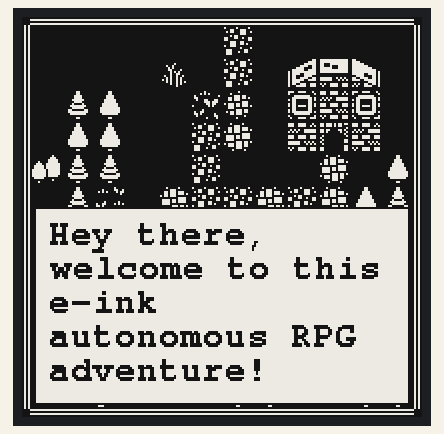
The program below on a simulated ESP32. Parts: 200×200 one-colour display.

Above: at 2.3 s.

The program:

main.cpp
```cpp
#include <Arduino.h>
#include <SPI.h>
#include <GxEPD2_BW.h>
#include <Fonts/FreeMonoBold9pt7b.h>
#include "assets/maps.h"
#include "config.h"
#include "text.h"
#include "tilemap.h"
#include "ui.h"

// Create the display instance - using GxEPD2_154_D67 for 1.54" b/w display (200x200)
// This is for the Waveshare 1.54" V2 black and white e-paper display
GxEPD2_BW<GxEPD2_154_D67, GxEPD2_154_D67::HEIGHT> display(GxEPD2_154_D67(EPD_CS, EPD_DC, EPD_RST, EPD_BUSY));

void setup()
{
  Serial.begin(115200);

  // Initialize SPI with custom pins
  SPI.begin(EPD_SCK, -1, EPD_MOSI, EPD_CS);

  // Initialize the display
  display.init();

  // Clear the display with white background
  display.setFullWindow();
  display.firstPage();
  display.setRotation(3);
  do
  {
    display.fillScreen(GxEPD_WHITE);

    UI_Draw();
    Tilemap_Draw(MAP_HOME_1, GAME_START_X, GAME_START_Y);
    Text_Draw("Hey there, welcome to this e-ink autonomous RPG adventure!");
  } while (display.nextPage());

  // Put the display to sleep to save power
  display.hibernate();
}

void loop()
{
}
```

maps.h
```cpp
#ifndef MAPS_H
#define MAPS_H

const unsigned int MAP_HOME_1[] = {
    1, 1, 1, 1, 1, 1, 3, 1, 1, 1, 1, 1,
    1, 1, 1, 1, 99, 1, 3, 1, 594, 595, 596, 1,
    1, 51, 50, 1, 1, 2, 4, 1, 645, 644, 645, 1,
    1, 50, 50, 1, 1, 3, 5, 1, 644, 642, 644, 1,
    53, 51, 51, 1, 1, 3, 1, 1, 1, 5, 1, 50,
    1, 51, 6, 1, 5, 3, 3, 5, 3, 5, 50, 51,
    1, 1, 1, 1, 3, 344, 1, 1, 1, 1, 50, 50,
    1, 1, 1, 1, 4, 1, 1, 1, 6, 50, 51, 50,
    1, 1, 1, 1, 3, 1, 1, 1, 1, 1, 50, 50,
    1, 1, 1, 2, 3, 1, 1, 1, 505, 1, 1, 50,
    1, 1, 4, 3, 2, 1, 50, 1, 1, 99, 1, 50,
    1, 1, 3, 1, 1, 1, 50, 50, 1, 1, 50, 51};

#endif
```

text.h
```cpp
#ifndef TEXT_H
#define TEXT_H

#include <Arduino.h>
#include "config.h"

#define MAX_LINES 10        // Maximum number of lines to support
#define MAX_LINE_LENGTH 100 // Maximum characters per line

/**
 * Structure to hold text bounds information
 */
typedef struct
{
    uint16_t width;  // Width of the text
    uint16_t height; // Height of the text
    int16_t x;       // X offset
    int16_t y;       // Y offset
} TextBounds;

/**
 * Draws text in a white box with borders, positioned at the bottom of the screen.
 * The text will automatically wrap to fit within the box width.
 */
void Text_Draw(const char *text);

#endif
```

tilemap.h
```cpp
#ifndef TILEMAP_H
#define TILEMAP_H

#include <Arduino.h>

void Tilemap_Draw(const unsigned int *mapData, int startX, int startY);
uint8_t const *Tilemap_GetSpriteForTileType(unsigned int tileType);

#endif
```

ui.h
```cpp
#ifndef UI_H
#define UI_H

void UI_Draw();

#endif
```

text.cpp
```cpp
#include "text.h"
#include "config.h"
#include <Fonts/FreeMonoBold9pt7b.h>
#include <string.h>

void GetTextBounds(const char *text, TextBounds *bounds)
{
    // Variables to store the text bounds
    int16_t x, y;
    uint16_t w, h;

    // Get the text bounds from the display
    display.getTextBounds(text, 0, 0, &x, &y, &w, &h);

    // Store the results in the bounds struct if provided
    if (bounds)
    {
        bounds->width = w;
        bounds->height = h;
        bounds->x = x;
        bounds->y = y;
    }
}

int AddLine(char lines[][MAX_LINE_LENGTH], int lineCount, const char *text, uint16_t lineWidths[], uint16_t *maxLineWidth)
{
    // Check if we've reached the maximum number of lines
    if (lineCount >= MAX_LINES)
        return lineCount;

    // Copy the text to the lines array
    strcpy(lines[lineCount], text);

    // Measure the line width
    TextBounds lineBounds;
    GetTextBounds(text, &lineBounds);
    lineWidths[lineCount] = lineBounds.width;

    // Update max line width if this line is wider
    if (lineWidths[lineCount] > *maxLineWidth)
    {
        *maxLineWidth = lineWidths[lineCount];
    }

    // Return the incremented line count
    return lineCount + 1;
}

int WrapText(const char *text, uint16_t maxWidth, char lines[][MAX_LINE_LENGTH], uint16_t lineWidths[], uint16_t *maxLineWidth)
{
    int lineCount = 0;
    *maxLineWidth = 0;

    // Handle empty or null text
    if (!text || strlen(text) == 0)
    {
        return AddLine(lines, lineCount, "", lineWidths, maxLineWidth);
    }

    // Copy the input text so we can modify it with strtok
    char textCopy[strlen(text) + 1];
    strcpy(textCopy, text);

    // Split the text into words
    char *word = strtok(textCopy, " ");
    char currentLine[MAX_LINE_LENGTH] = "";

    // Process each word
    while (word != NULL && lineCount < MAX_LINES)
    {
        // Create a test line by adding the next word
        char testLine[MAX_LINE_LENGTH];
        if (strlen(currentLine) == 0)
        {
            strcpy(testLine, word); // First word on the line
        }
        else
        {
            sprintf(testLine, "%s %s", currentLine, word); // Add word with space
        }

        // Check if the test line fits within the maximum width
        TextBounds testBounds;
        GetTextBounds(testLine, &testBounds);

        if (testBounds.width <= maxWidth)
        {
            // The word fits, add it to the current line
            strcpy(currentLine, testLine);
        }
        else
        {
            // The word doesn't fit, start a new line
            if (strlen(currentLine) > 0)
            {
                // Save the current line and update line count
                lineCount = AddLine(lines, lineCount, currentLine, lineWidths, maxLineWidth);

                // Start a new line with the current word
                strcpy(currentLine, word);
            }
            else
            {
                // The word is too long for a line, add it anyway (will be clipped)
                lineCount = AddLine(lines, lineCount, word, lineWidths, maxLineWidth);
                currentLine[0] = '\0'; // Reset current line
            }
        }

        // Get the next word
        word = strtok(NULL, " ");

        // If this is the last word, add the current line
        if (word == NULL && strlen(currentLine) > 0 && lineCount < MAX_LINES)
        {
            lineCount = AddLine(lines, lineCount, currentLine, lineWidths, maxLineWidth);
        }
    }

    // If no lines were created (should not happen with our empty text check), create an empty line
    if (lineCount == 0)
    {
        lineCount = AddLine(lines, lineCount, "", lineWidths, maxLineWidth);
    }

    return lineCount;
}

void DrawBox(int startX, int startY, int boxWidth, int boxHeight)
{
    display.fillRect(startX, startY, boxWidth, boxHeight, GxEPD_WHITE);
    display.drawRect(startX, startY, boxWidth, boxHeight, GxEPD_BLACK);
}

void Text_Draw(const char *text)
{
    display.setFont(&FreeMonoBold9pt7b);
    display.setTextColor(GxEPD_BLACK);

    // Get font metrics for line height calculation using representative characters
    TextBounds metrics;
    GetTextBounds("Aj|", &metrics); // Characters with ascenders, descenders, and full height
    uint16_t lineHeight = metrics.height;
    int16_t baselineY = metrics.y;

    // Arrays to store the wrapped text lines
    char lines[MAX_LINES][MAX_LINE_LENGTH];
    uint16_t lineWidths[MAX_LINES];
    uint16_t maxLineWidth = 0;

    // Wrap the text into lines based on the available width
    int lineCount = WrapText(text, TEXT_BOX_TEXT_MAX_WIDTH, lines, lineWidths, &maxLineWidth);

    // Calculate total text height
    uint16_t textHeight = lineCount * lineHeight;

    // Add spacing between lines (but not after the last line)
    if (lineCount > 1)
    {
        textHeight += (lineCount - 1) * TEXT_BOX_LINE_SPACING;
    }

    // Add equal padding at top and bottom
    uint16_t boxHeight = textHeight + (TEXT_BOX_PADDING * 2);
    uint16_t startY = TEXT_BOX_END_Y - boxHeight;

    // Draw the box
    DrawBox(TEXT_BOX_START_X, startY, TEXT_BOX_WIDTH, boxHeight);

    // Calculate the position of the first line with consistent padding
    int16_t cursorY = startY + TEXT_BOX_PADDING - baselineY;

    // Draw each line of text
    for (int i = 0; i < lineCount; i++)
    {
        // Get the text bounds for proper positioning
        TextBounds lineBounds;
        GetTextBounds(lines[i], &lineBounds);

        // Align the text to the left with padding
        // The negative lineBounds.x accounts for the text bounds offset
        int16_t cursorX = TEXT_BOX_START_X + TEXT_BOX_PADDING - lineBounds.x;

        // Draw this line of text
        display.setCursor(cursorX, cursorY);
        display.print(lines[i]);

        // Move to the next line (add line height and spacing)
        cursorY += lineHeight + TEXT_BOX_LINE_SPACING;
    }
}
```

tilemap.cpp
```cpp
#include "tilemap.h"
#include "assets/sprites.h"
#include "config.h"

void Tilemap_Draw(const unsigned int *mapData, int startX, int startY)
{
    for (int y = 0; y < MAP_HEIGHT; y++)
    {
        for (int x = 0; x < MAP_WIDTH; x++)
        {
            int tileIndex = y * MAP_WIDTH + x;
            unsigned int tileType = mapData[tileIndex];

            // Calculate the pixel position for this tile
            int pixelX = startX + (x * TILE_SIZE);
            int pixelY = startY + (y * TILE_SIZE);

            // Get the sprite for this tile type
            const unsigned char *sprite = Tilemap_GetSpriteForTileType(tileType);

            display.drawBitmap(pixelX, pixelY, sprite, TILE_SIZE, TILE_SIZE, GxEPD_BLACK);
        }
    }
}

const uint8_t *Tilemap_GetSpriteForTileType(unsigned int tileType)
{
    // This avoids switch statement limitations with large values
    if (tileType == 1)
        return SPRITE_1;
    if (tileType == 2)
        return SPRITE_2;
    if (tileType == 3)
        return SPRITE_3;
    if (tileType == 4)
        return SPRITE_4;
    if (tileType == 5)
        return SPRITE_5;
    if (tileType == 6)
        return SPRITE_6;
    if (tileType == 50)
        return SPRITE_50;
    if (tileType == 51)
        return SPRITE_51;
    if (tileType == 53)
        return SPRITE_53;
    if (tileType == 99)
        return SPRITE_99;
    if (tileType == 344)
        return SPRITE_344;
    if (tileType == 505)
        return SPRITE_505;
    if (tileType == 594)
        return SPRITE_594;
    if (tileType == 595)
        return SPRITE_595;
    if (tileType == 596)
        return SPRITE_596;
    if (tileType == 642)
        return SPRITE_642;
    if (tileType == 644)
        return SPRITE_644;
    if (tileType == 645)
        return SPRITE_645;

    return SPRITE_1;
}
```

ui.cpp
```cpp
#include "ui.h"
#include "config.h"

void UI_Draw()
{
    // Corners
    int size = 3;
    int cornerX1 = 1;
    int cornerY1 = 1;
    int cornerX2 = SCREEN_WIDTH - SCREEN_PADDING;
    int cornerY2 = SCREEN_HEIGHT - SCREEN_PADDING;

    display.fillRect(cornerX1, cornerY1, size, size, GxEPD_BLACK);
    display.fillRect(cornerX1, cornerY2, size, size, GxEPD_BLACK);
    display.fillRect(cornerX2, cornerY1, size, size, GxEPD_BLACK);
    display.fillRect(cornerX2, cornerY2, size, size, GxEPD_BLACK);

    // Borders
    display.drawRect(0, 0, SCREEN_WIDTH, SCREEN_HEIGHT, GxEPD_BLACK);                                                                     // Outer border
    display.drawRect(SCREEN_PADDING / 2, SCREEN_PADDING / 2, SCREEN_WIDTH - SCREEN_PADDING, SCREEN_HEIGHT - SCREEN_PADDING, GxEPD_BLACK); // Inner border
}
```

config.h
```cpp
#ifndef CONFIG_H
#define CONFIG_H

#include <GxEPD2_BW.h>

// Define pins for the e-paper display
#define EPD_CS 15
#define EPD_DC 27
#define EPD_RST 26
#define EPD_BUSY 25
#define EPD_SCK 13  // Match the Waveshare library pin
#define EPD_MOSI 14 // Match the Waveshare library pin

// Forward declaration of the display class
extern GxEPD2_BW<GxEPD2_154_D67, GxEPD2_154_D67::HEIGHT> display;

// Screen dimensions for 1.54" e-paper display
#define SCREEN_WIDTH 200
#define SCREEN_HEIGHT 200
#define SCREEN_PADDING 4

// Tile
#define TILE_SIZE 16

// Map
#define MAP_WIDTH 12
#define MAP_HEIGHT 12

// Game
#define GAME_START_X SCREEN_PADDING
#define GAME_START_Y SCREEN_PADDING
#define GAME_END_X (SCREEN_WIDTH - SCREEN_PADDING)
#define GAME_END_Y (SCREEN_HEIGHT - SCREEN_PADDING)

// Text
#define TEXT_BOX_START_X (GAME_START_X + TEXT_BOX_MARGIN)
#define TEXT_BOX_END_X (GAME_END_X - TEXT_BOX_MARGIN)
#define TEXT_BOX_END_Y (GAME_END_Y - TEXT_BOX_MARGIN)
#define TEXT_BOX_WIDTH (TEXT_BOX_END_X - TEXT_BOX_START_X)
#define TEXT_BOX_MARGIN 2
#define TEXT_BOX_PADDING 8
#define TEXT_BOX_LINE_SPACING 2
#define TEXT_BOX_TEXT_MAX_WIDTH (TEXT_BOX_WIDTH - (TEXT_BOX_PADDING * 2))

#endif
```

Source omitted: sprites.h (data table, 4437 bytes)
